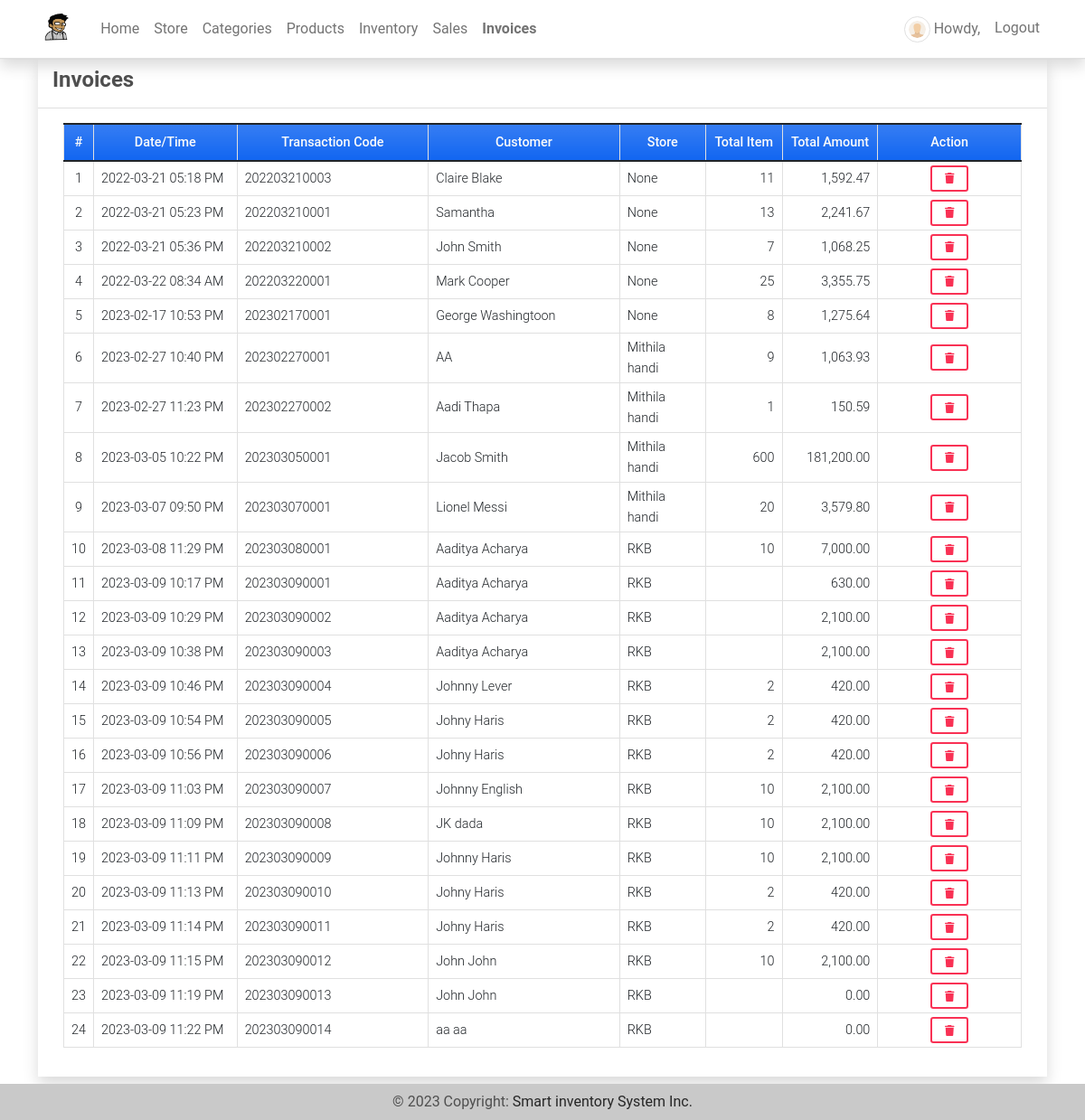
/invoices (signed in), run on the app's committed database.
### imsApp/models.py (models this page shows, shortened)
class Invoice(models.Model):
    transaction = models.CharField(max_length = 250)
    customer = models.CharField(max_length = 250)
    total = models.FloatField(default= 0)
    store = models.ForeignKey(Store, on_delete=models.CASCADE,blank=True, null=True)
    date_created = models.DateTimeField(default=timezone.now)
    date_updated = models.DateTimeField(auto_now=True)
    def item_count(self):
        return Invoice_Item.objects.filter(invoice = self).aggregate(Sum('quantity'))['quantity__sum']

class Store(models.Model):
    name = models.CharField(max_length=250)
    address = models.TextField()
    category = models.ForeignKey(Category, on_delete=models.CASCADE)
    products = models.ManyToManyField(Product, through='StoreProduct')
    date_created = models.DateTimeField(default=timezone.now)
    date_updated = models.DateTimeField(auto_now=True)
    owner = models.OneToOneField(User, default=1,on_delete=models.CASCADE ,blank=True, null=True)
    def __str__(self):
        return self.name

### imsApp/auth.py (the view)
    def wrapper_function(request,*args,**kwargs):
        if request.user.is_superuser:
            return view_function(request,*args,**kwargs)
        else:
            return redirect('home-page')

### imsApp/auth.py (called while the page is built)
def admin_only(view_function):
    def wrapper_function(request,*args,**kwargs):
        if request.user.is_superuser:
            return view_function(request,*args,**kwargs)
        else:
            return redirect('home-page')
    return wrapper_function

### imsApp/views.py (called while the page is built)
@admin_only
@login_required
def invoices(request):
    invoice =  Invoice.objects.all()
    context['page_title'] = 'Invoices'
    context['invoices'] = invoice
    return render(request, 'invoices.html', context)

### imsApp/templates/invoices.html (shortened to what this page needs)
{% extends 'base.html' %} {% load humanize %} {% block pageContent %}
<div class="col-lg-12 col-md-12 col-sm-12 col-xs-12">
    <div class="card card-default rounded-0 shadow ">
        <div class="card-header">
            <div class="d-flex w-100 align-items-center justify-content-between">
                <h4 class="card-title fw-bold">Invoices</h4>
            </div>
        </div>
        <div class="card-body">
            <div class="container-fluid">
                <table class="table table-bordered" id="invoice-list">
                    <colgroup>
                        {% if request.user.is_superuser %}
                        <col width="3%">
                        <col width="15%">
                        <col width="20%">
                        <col width="20%">
                        <col width="9%">
                        <col width="8%">
                        <col width="10%">
                        <col width="15%">
                        {% endif %}
                    </colgroup>
                    <thead>
                        <tr class="bg-gradient bg-primary bg-opacity-50 text-light">
                            {% if request.user.is_superuser %}
                            <th class="px-2 py-2 text-center">#</th>
                            <th class="px-2 py-2 text-center">Date/Time</th>
                            <th class="px-2 py-2 text-center">Transaction Code</th>
                            <th class="px-2 py-2 text-center">Customer</th>
                            <th class="px-2 py-2 text-center">Store</th>
                            <th class="px-2 py-2 text-center">Total Item</th>
                            <th class="px-2 py-2 text-center">Total Amount</th>
                            <th class="px-2 py-2 text-center">Action</th>
                            {% endif %}
                        </tr>
                    </thead>
                    <tbody>
                        {% for invoice in invoices %}
                        <tr>
                            {% if request.user.is_superuser %}
                            <td class="px-2 py-1 align-middle text-center">{{ forloop.counter }}</td>
                            <td class="px-2 py-1 align-middle">{{ invoice.date_created|date:"Y-m-d h:i A" }}</td>
                            <td class="px-2 py-1 align-middle">{{ invoice.transaction }}</td>
                            <td class="px-2 py-1 align-middle">{{ invoice.customer }}</td>
                            <td class="px-2 py-1 align-middle">{{ invoice.store }}</td>
                            <td class="px-2 py-1 align-middle text-end">{{ invoice.item_count|floatformat:0|intcomma }}</td>
                            <td class="px-2 py-1 align-middle text-end">{{ invoice.total|floatformat:2|intcomma }}</td>
                            <td class="px-2 py-1 align-middle text-center">
                                <button class="btn btn-outline-danger btn-sm delete-data" type="button" data-id="{{ invoice.pk }}" title="Delete">
                                    <i class="fa fa-trash"></i>
                                </button>
                            </td>
                            {% endif %}
                        </tr>
                        {% endfor %}
                    </tbody>
                </table>
            </div>
        </div>
    </div>
</div>
{% endblock pageContent %}

### static/assets/default/css/style.css (style rules this page uses)
html, body { height: 100%; width: 100%; max-height: 100%; overflow: auto; display: flex; flex-direction: column; }

### data on the page
Invoice: date_created "2022-03-21 05:18 PM", transaction "202203210003", customer "Claire Blake", store "None", item_count "11", total "1,592.47"
Invoice: date_created "2022-03-21 05:23 PM", transaction "202203210001", customer "Samantha", store "None", item_count "13", total "2,241.67"
Invoice: date_created "2022-03-21 05:36 PM", transaction "202203210002", customer "John Smith", store "None", item_count "7", total "1,068.25"
Invoice: date_created "2022-03-22 08:34 AM", transaction "202203220001", customer "Mark Cooper", store "None", item_count "25", total "3,355.75"
Invoice: date_created "2023-02-17 10:53 PM", transaction "202302170001", customer "George Washingtoon", store "None", item_count "8", total "1,275.64"
Invoice: date_created "2023-02-27 10:40 PM", transaction "202302270001", customer "AA", store "Mithila handi", item_count "9", total "1,063.93"
Invoice: date_created "2023-02-27 11:23 PM", transaction "202302270002", customer "Aadi Thapa", store "Mithila handi", item_count "1", total "150.59"
Invoice: date_created "2023-03-05 10:22 PM", transaction "202303050001", customer "Jacob Smith", store "Mithila handi", item_count "600", total "181,200.00"
Invoice: date_created "2023-03-07 09:50 PM", transaction "202303070001", customer "Lionel Messi", store "Mithila handi", item_count "20", total "3,579.80"
Invoice: date_created "2023-03-08 11:29 PM", transaction "202303080001", customer "Aaditya Acharya", store "RKB", item_count "10", total "7,000.00"
Invoice: date_created "2023-03-09 10:17 PM", transaction "202303090001", customer "Aaditya Acharya", store "RKB", total "630.00"
Invoice: date_created "2023-03-09 10:29 PM", transaction "202303090002", customer "Aaditya Acharya", store "RKB", total "2,100.00"
Invoice: date_created "2023-03-09 10:38 PM", transaction "202303090003", customer "Aaditya Acharya", store "RKB", total "2,100.00"
Invoice: date_created "2023-03-09 10:46 PM", transaction "202303090004", customer "Johnny Lever", store "RKB", item_count "2", total "420.00"
Invoice: date_created "2023-03-09 10:54 PM", transaction "202303090005", customer "Johny Haris", store "RKB", item_count "2", total "420.00"
Invoice: date_created "2023-03-09 10:56 PM", transaction "202303090006", customer "Johny Haris", store "RKB", item_count "2", total "420.00"
Invoice: date_created "2023-03-09 11:03 PM", transaction "202303090007", customer "Johnny English", store "RKB", item_count "10", total "2,100.00"
Invoice: date_created "2023-03-09 11:09 PM", transaction "202303090008", customer "JK dada", store "RKB", item_count "10", total "2,100.00"
Invoice: date_created "2023-03-09 11:11 PM", transaction "202303090009", customer "Johnny Haris", store "RKB", item_count "10", total "2,100.00"
Invoice: date_created "2023-03-09 11:13 PM", transaction "202303090010", customer "Johny Haris", store "RKB", item_count "2", total "420.00"
Invoice: date_created "2023-03-09 11:14 PM", transaction "202303090011", customer "Johny Haris", store "RKB", item_count "2", total "420.00"
Invoice: date_created "2023-03-09 11:15 PM", transaction "202303090012", customer "John John", store "RKB", item_count "10", total "2,100.00"
Invoice: date_created "2023-03-09 11:19 PM", transaction "202303090013", customer "John John", store "RKB", total "0.00"
Invoice: date_created "2023-03-09 11:22 PM", transaction "202303090014", customer "aa aa", store "RKB", total "0.00"
